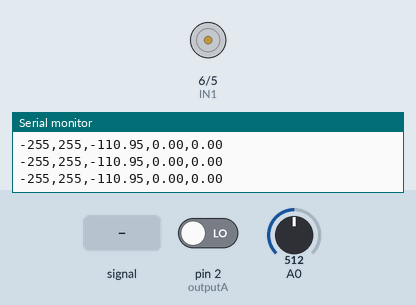
Recording of a sketch running on a simulated Arduino Uno, built with avr-gcc and run on an emulated ATmega328P. On the bench: motor-driver pin pairs drawn as motors (green arrow = first pin HIGH = forward, orange = second pin HIGH = backward, longer = more drive, scaled by the enable pin), the last lines printed to the serial monitor. The test bench sets the inputs (shaded band); at power-on: A0 = 512, pin 2 (outputA) LOW.

Above: at 1.2 s.
1.3 s: A0 fed a 2 Hz sine of ±306 counts around its level
At 1.64 s:
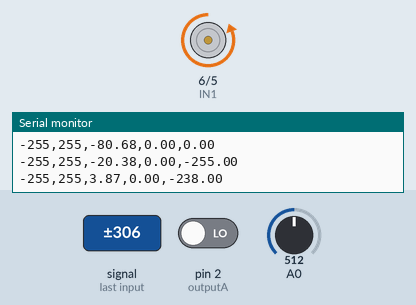
4.3 s: A0 set to 530
Timing chart, 0 to 7.3 s (numbered marks = the images above; inputs shaded):
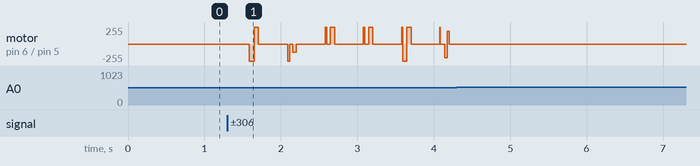

Measured:
- after the input at 4.3 s, motor on pin 6 (IN1) / pin 5 (IN2): stops changing and stays stopped

The sketch:

aritad_linearV1.ino
```cpp
#include <PID_v1.h>
#include <Math.h>
#define outputA 2 //Encoder B
#define outputB 3 //Encoder A
#define pwmpin 4
#define IN1 6//Motor IN1
#define IN2 5//Motor IN2
double val_volt = 0.00;
double vout_fit = 0.00;
const int SMOOTHING_WINDOW_SIZE_position = 15;
int _samples_position[SMOOTHING_WINDOW_SIZE_position];
int _curReadIndex_position = 0;
double _sampleTotal_position = 0.00;
double _sampleAvg_position = 0.00;
double position_max = 0.00;
double busposition;

double lin_maxlimit;
double lin_minlimit;
double angle_maxlimit;
double angle_minlimit;

unsigned long currenttimeAngle = 0;
unsigned long previoustimeAngle = 0;

double Angleconstant=0.3773584906;
double AngleMeasure=0;
double Angleoffset=786;

unsigned long timer = 0;
unsigned long timer_1 = 0;
unsigned long prevtimer1 =0;
int pos_prev = 0;
double pos_i = 0;
volatile long encoderValue = 0;


byte setup_drive_speed=105;
byte setup_zero_speed=0;

double Output_cart;
double Output, rot_Setpoint=0, lin_Setpoint=0;
double rot_kp=0, rot_ki=0, rot_kd=0.00;
double lin_kp=0, lin_ki=0.0, lin_kd=0;
double rot_input;
PID rot_Controller(&AngleMeasure,&Output,&rot_input,rot_kp,rot_ki,rot_kd,DIRECT);
PID lin_Controller(&pos_i,&Output_cart,&lin_Setpoint,lin_kp,lin_ki,lin_kd,DIRECT);
double Err_angle;/////////no need?

unsigned long currentDebug = 0;
unsigned long previousDebug = 0;

unsigned long currentswig_up = 0;
unsigned long previousswing_up = 0;

double rawdata=0;
void setup() {
    // put your setup code here, to run once:
  Serial.begin(115200);
  pinMode(outputA,INPUT);
  pinMode(outputB,INPUT);
  pinMode(pwmpin,OUTPUT);
  pinMode(IN1,OUTPUT);
  pinMode(IN2,OUTPUT);
  attachInterrupt(digitalPinToInterrupt(outputA),updateEncoder, RISING);
  lin_maxlimit=520;
  lin_minlimit=-520;
  angle_maxlimit=30;
  angle_minlimit=-30;
  rot_Controller.SetMode(AUTOMATIC);
  rot_Controller.SetOutputLimits(-255,255);
  rot_Controller.SetSampleTime(2);///ok
  lin_Controller.SetMode(AUTOMATIC);
  lin_Controller.SetOutputLimits(-255,255);
  //lin_Controller.SetSampleTime(10);//ok but osillate
  lin_Controller.SetSampleTime(6);
}

void loop() {
  readposition();
  measure_Angleposition();
  self_balance();
  DebugLoop();
  // put your main code here, to run repeatedly:

}
void self_balance(){

//          lin_kp=0.000005; //////////
//          lin_ki=0.0000005;
//          lin_kd=0.00000025;
//          rot_kp=25;
//          rot_ki=95;
//          rot_kd=1.1;

//          lin_kp=0.009; //////////5/10
//          lin_ki=0;
//          lin_kd=0.0009;
//          rot_kp=60;
//          rot_ki=110;
//          rot_kd=1.5;

//          lin_kp=0.0099; //////////5.1/10
//          lin_ki=0;
//          lin_kd=0.00099;
//          rot_kp=60;
//          rot_ki=110;
//          rot_kd=1.5;

//          lin_kp=0.00999; //////////5.2/10
//          lin_ki=0;
//          lin_kd=0.000999;
//          rot_kp=60;
//          rot_ki=110;
//          rot_kd=1.5;

//          lin_kp=0.01; //////////5.2/10 lin sampling 6 lin data 6
//          lin_ki=0;
//          lin_kd=0.001;
//          rot_kp=60;
//          rot_ki=110;
//          rot_kd=1.5;

//          lin_kp=0.01; ///////5.3/10 lin sampling 6 lin data 6
//          lin_ki=0;
//          lin_kd=0.00125;
//          rot_kp=60;
//          rot_ki=110;
//          rot_kd=1.5;

//          lin_kp=0.01; ///////5.4/10 lin sampling 6 lin data 6
//          lin_ki=0;
//          lin_kd=0.00135;
//          rot_kp=60;
//          rot_ki=110;
//          rot_kd=1.5;
//

          lin_kp=0.0125; ///////5.5/10 lin sampling 6 lin data 6
          lin_ki=0;
          lin_kd=0.00135;
          rot_kp=60;
          rot_ki=110;
          rot_kd=1.5;


    if(lin_maxlimit>pos_i and pos_i>lin_minlimit){
    if(angle_maxlimit>AngleMeasure and AngleMeasure>angle_minlimit){
                                  lin_Controller.SetTunings(lin_kp,lin_ki,lin_kd);
                                  lin_Controller.Compute();
                                  rot_input=rot_Setpoint+Output_cart;
                                  rot_Controller.SetTunings(rot_kp,rot_ki,rot_kd);
                                  rot_Controller.Compute();
                                  if(Output>0){
                                    Output=map(abs(Output),0,255,setup_zero_speed,255);
                                    go_right(Output);
                                    }

                                  if(Output<0){
                                    Output=map(abs(Output),0,255,setup_zero_speed,255);
                                    go_left(Output);
                                    Output=-Output; //necessary just for plotting purposes during data analysis
                                    }

                                  if(Output==0){
                                    go_stop;
                                    Output=0;
                                    }

     }
               else{
                    go_stop();
                    Output=0;
                  }
    }
        else{

                    go_stop();
                    Output=0;
                  }

  }
void DebugLoop(){
  currentDebug=millis();
  if(currentDebug-previousDebug>50){
      //Serial.print("Angle: ");
//      Serial.print(rawdata);
//      Serial.print(",");
      Serial.print(-255);
      Serial.print(",");
      Serial.print(255);
      Serial.print(",");
      Serial.print(AngleMeasure);
      Serial.print(",");
//      //Serial.print("position : ");
      Serial.print(pos_i);
      Serial.print(",");
      //Serial.print("Output: ");
      Serial.println(Output);
    previousDebug=currentDebug;
    }
  }
void measure_Angleposition(){
  currenttimeAngle=millis();
  if(currenttimeAngle-previoustimeAngle>1){
   busposition = analogRead(A0);
  _sampleTotal_position = _sampleTotal_position - _samples_position[_curReadIndex_position];
  _samples_position[_curReadIndex_position] = busposition;
  _sampleTotal_position= _sampleTotal_position + _samples_position[_curReadIndex_position];
  _curReadIndex_position = _curReadIndex_position + 1;
  if (_curReadIndex_position >= SMOOTHING_WINDOW_SIZE_position) {
    _curReadIndex_position = 0;
  }
  _sampleAvg_position = _sampleTotal_position / SMOOTHING_WINDOW_SIZE_position;
//  AngleMeasure=(Angleconstant*_sampleAvg_position)-Angleoffset;
  //AngleMeasure=((_sampleAvg_position-Angleoffset)*Angleconstant)+2; ///angle -201.5--->-201.6 best --->-201.9 ok
  //rawdata=((busposition-Angleoffset)*Angleconstant)-1.5;
  AngleMeasure=((_sampleAvg_position-Angleoffset)*Angleconstant)-1.5-6.05;
  previoustimeAngle=currenttimeAngle;
  }
}
void readposition(){
  timer_1 = millis();
  if (timer_1 - prevtimer1 > 6){
  noInterrupts();
  pos_i = encoderValue;
  interrupts();
  prevtimer1 = timer_1;
  }
}
void updateEncoder(){
   int bState = digitalRead(outputB);
   int counter = 0;
  if (bState>0) {
     encoderValue++;;
   }
   else {
     encoderValue--;
   }
  //pos_i =+ encoderValue;
}
void go_left(double output){
  digitalWrite(IN1,LOW);
  digitalWrite(IN2,HIGH);
  //analogWrite(pwmpin,output+offest_pwm);
  analogWrite(pwmpin,output);
  //Serial.println(output+offest_pwm);
  }
void go_right(double output){
  digitalWrite(IN1,HIGH);
  digitalWrite(IN2,LOW);
  analogWrite(pwmpin,output);
  //analogWrite(pwmpin,output+offest_pwm);
  //Serial.println(output+offest_pwm);
  }
void go_stop(){
  digitalWrite(IN1,LOW);
  digitalWrite(IN2,LOW);
  analogWrite(pwmpin,0);
  }
void go_brake(){
  digitalWrite(IN1,HIGH);
  digitalWrite(IN2,HIGH);
  analogWrite(pwmpin,0);
  }
```
